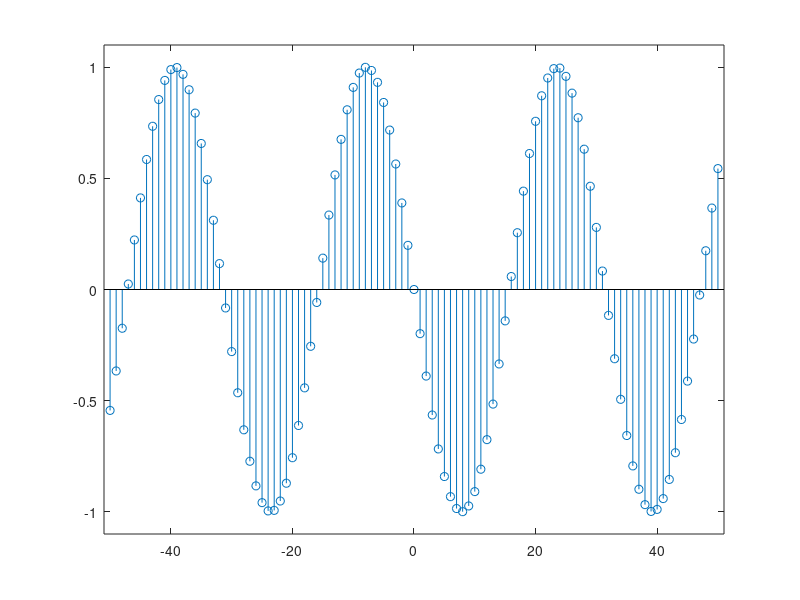

Source code (MATLAB):
% (a) Signal will be periodic
n = -50:50;
x = cos(2*pi*n/5) .* cos(2*pi*n/7);
stem(n, x);
ylim([-1.1, 1.1]);
xlim([min(n)-1, max(n)+1]);

% (b) Signal will be aperiodic
n = -50:50;
x = sin(pi + 0.2*n);
stem(n, x);
ylim([-1.1, 1.1]);
xlim([min(n)-1, max(n)+1]);